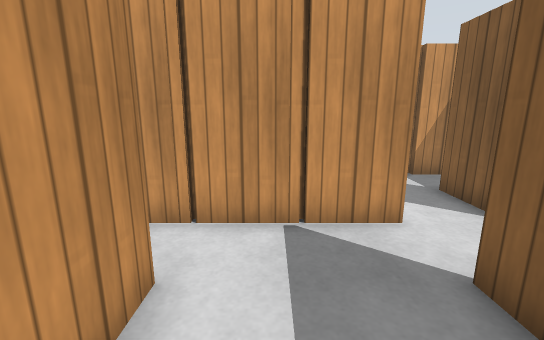
[1] (above)

24 first-person views from a walk through a robot-simulator world made for Gazebo. The camera is 1 m above the floor, tilts 12° down and sees 90° across. The floor is counted in squares, 0.5 m on a side. Each view is taken from the middle of a square. On the plan, view 1 faces up. The plan holds only what a view shows up to about 16 squares ahead; the rest is blank. Gazebo's built-in surfaces are drawn with simple patterns.

[2]
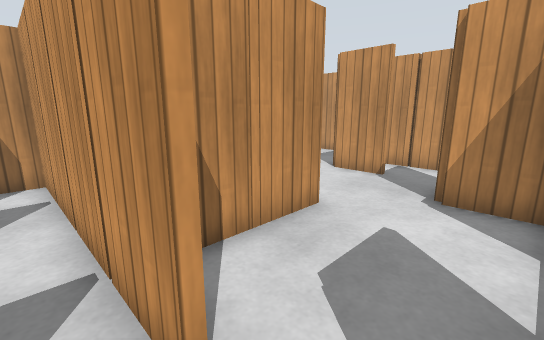

[3]
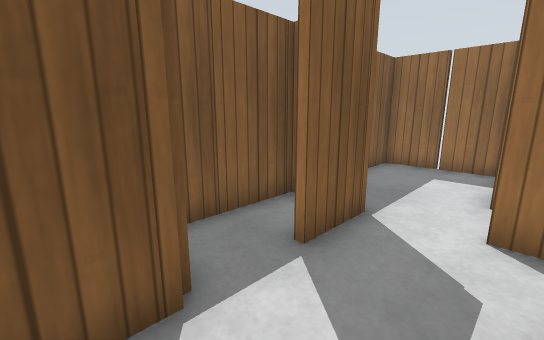

[4]
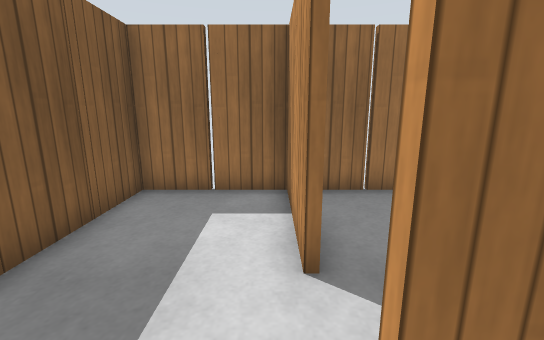

[5]
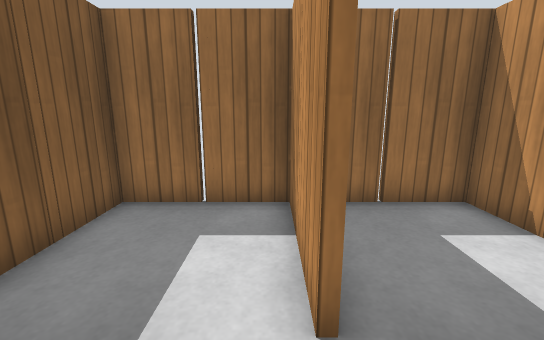

[6]
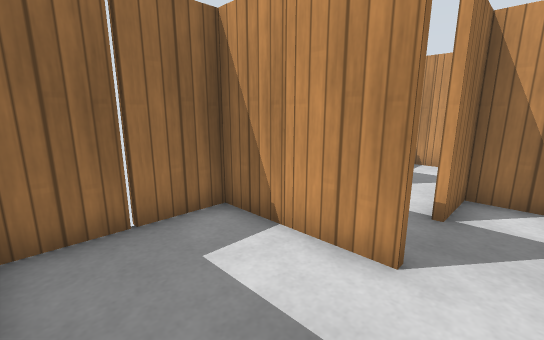

[7]
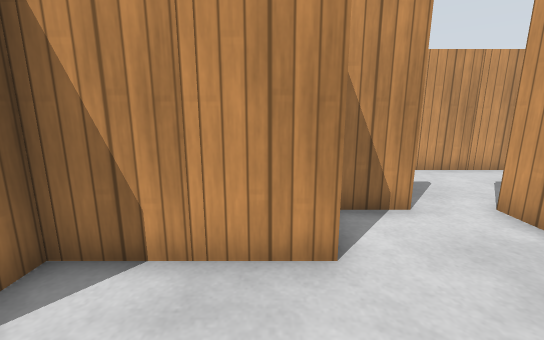

[8]
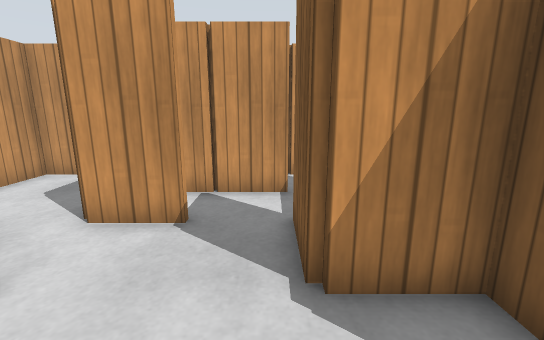

[9]
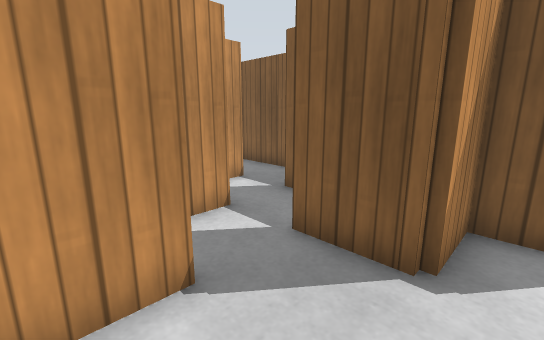

[10]
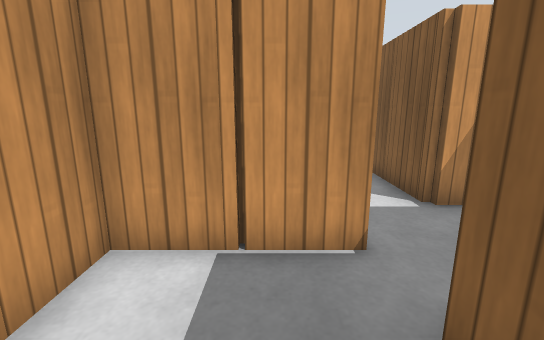

[11]
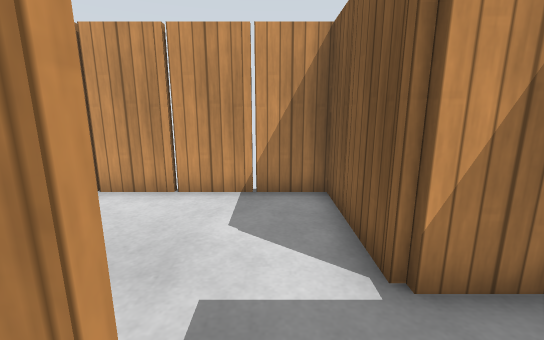

[12]
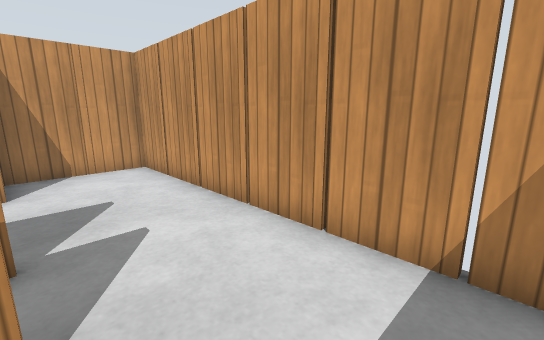

[13]
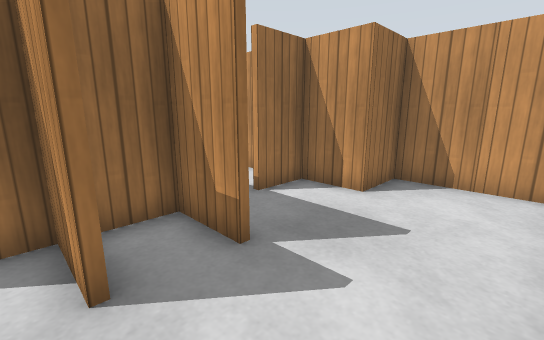

[14]
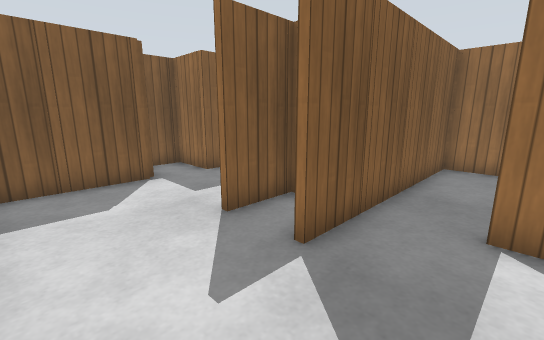

[15]
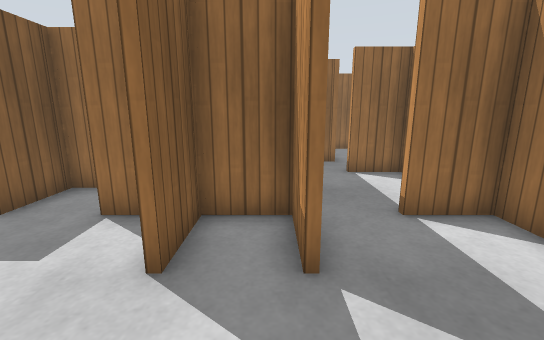

[16]
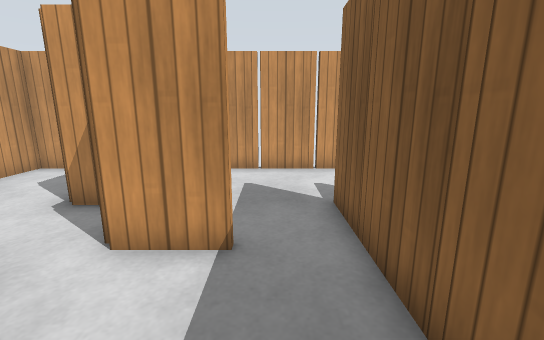

[17]
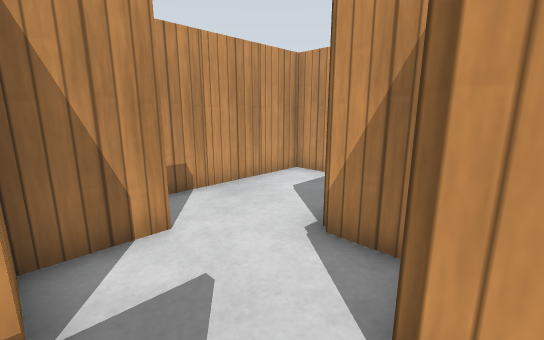

[18]
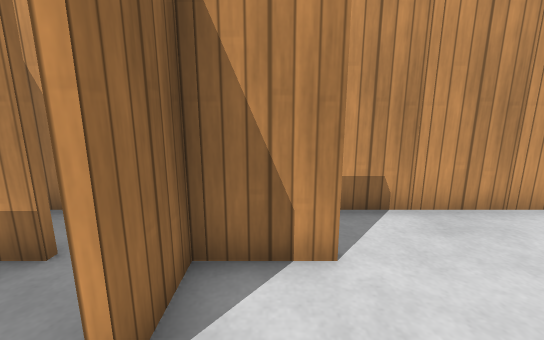

[19]
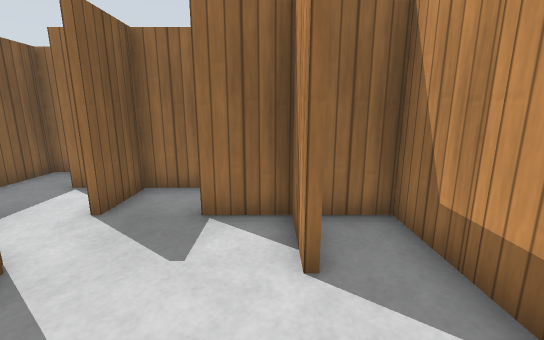

[20]
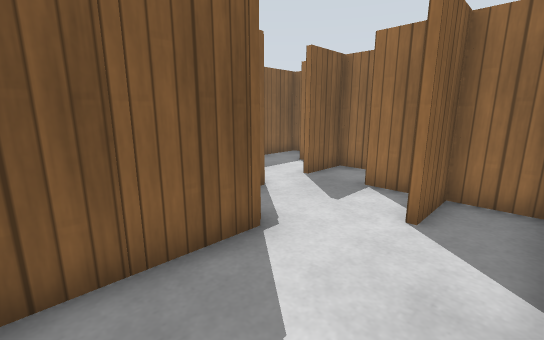

[21]
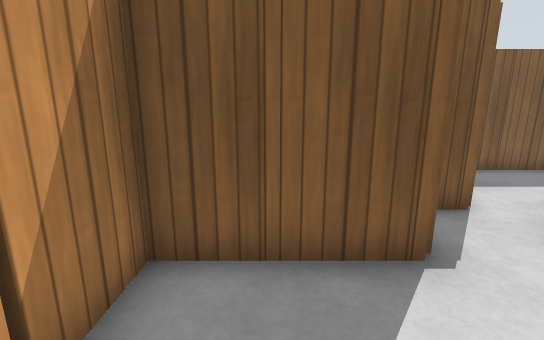

[22]
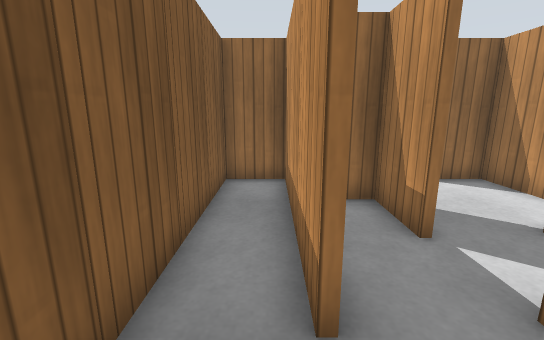

[23]
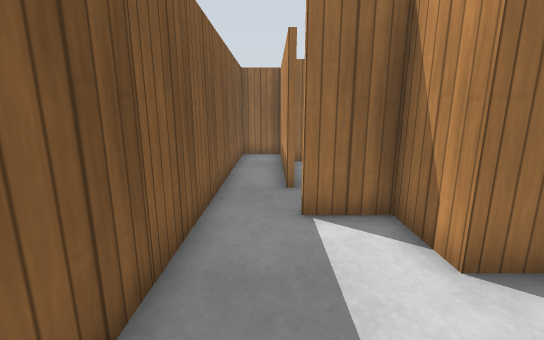

[24]
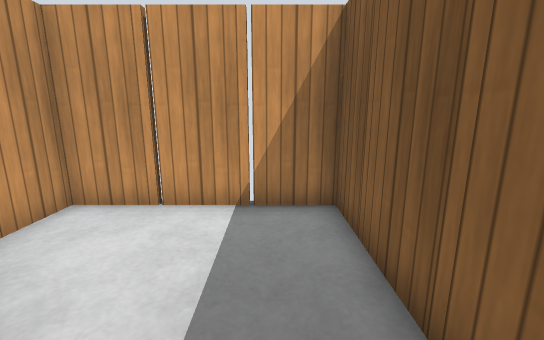

### Floor plan
Points are (right, up) in squares from view 1. A wall is a line through its corners. A room is listed if a view was taken in it or the views show most of it. See-through windows are left out.
Room 1 (views 1, 2, 3, 4, 5, 6, 7, 8, 9)
walls: (1.6, 4.9) (2.5, 4.9); (2.5, 4.7) (1.4, 4.7); (0.6, 6.6) (0.6, 5.5); (2.6, 3) (2.6, 1.5); (-1.4, 3) (-1.4, 1.4); (2.4, 2) (2.4, 3); (4.4, 5) (4.4, 7); (0.6, 9) (0.6, 7.4); (2.6, 0.6) (2.6, -0.9) (6.4, -0.9) (6.4, 2.6); (-1.4, 0.6) (-1.4, -0.9) (2.2, -0.9); (4.4, 9) (4.4, 10.7) (2.5, 10.7); (6.4, 5) (6.4, 7.9); (5.6, 8.7) (4.5, 8.7); (2.4, 11) (2.4, 13); (-5.4, 4.7) (-5.4, 2.9) (-3.5, 2.9); (-1.4, 11) (-1.4, 9.4); (0.5, 12.7) (-1.5, 12.7)
ways out: opening at (-2, 11.5) to room 2; opening at (-2.2, 0.5) to room 3; opening at (1, 13) to room 4
objects: wooden post (-4, 5); wooden post (-2, 1); wooden post (-2, 5); wooden post (-1, 5); wooden post (-1, 9); wooden post (0, -1); wooden post (0, 5); wooden post (0, 7); wooden post (1, 5); wooden post (2, 1); wooden post (2, 11); wooden post (4, -1); wooden post (4, 5); wooden post (4, 9); wooden post (7, 1); other object (7, 3); wooden post (7, 7)
Room 2 (views 10, 11, 12, 13, 14, 15, 18, 19, 20, 21)
walls: (-9.6, 17) (-9.6, 17.6); (-10.1, 18.7) (-11.5, 18.7); (-5.6, 17.5) (-5.6, 19); (-5.4, 19) (-5.4, 16.9) (-4.4, 16.9); (-11.6, 19) (-11.6, 22.8); (-4.4, 16.7) (-5.4, 16.7) (-5.4, 15.4); (-5.6, 14.5) (-5.6, 15.5); (-11.4, 20.6) (-11.4, 18.9) (-9.4, 18.9) (-9.4, 16.9) (-7.5, 16.9); (-5.4, 14.5) (-5.4, 13.4); (-3.6, 17.5) (-3.6, 19); (-3.4, 19) (-3.4, 17.5); (-9.6, 13.5) (-9.6, 15); (-13.4, 17) (-13.4, 15.4); (-12.6, 14.9) (-11.5, 14.9); (-2.4, 16.9) (-1.5, 16.9); (-11.4, 22.8) (-11.4, 21.4); (-11.1, 12.9) (-10.5, 12.9); (-5.6, 12.5) (-5.6, 13.5); (-13.6, 15.5) (-13.6, 17); (-1.5, 16.7) (-2.6, 16.7); (-13.4, 13) (-13.4, 12.2); (-15.4, 18.5) (-15.4, 17.4); (-1.6, 14.1) (-1.6, 15); (-15.4, 16.6) (-15.4, 14.9) (-14.4, 14.9); (-15.4, 20.5) (-15.4, 19.4); (0.4, 19) (0.4, 22.8); (0.4, 15.5) (0.4, 16.9) (1.5, 16.9); (0.6, 22.8) (0.6, 21.4); (2.1, 18.7) (0.5, 18.7); (2.4, 17.5) (2.4, 18.1); (2.4, 22.7) (-15.4, 22.7) (-15.4, 21.4)
ways out: opening at (-2, 11.5) to room 1; opening at (-13, 12) to room 3; opening at (-10, 15.5) to room 3; opening at (-5, 12) to room 3; opening at (1.7, 22) to room 4; opening at (-7, 17.5) to room 5
objects: wooden post (-16, 17); wooden post (-16, 19); wooden post (-16, 21); wooden post (-14, 15); wooden post (-14, 23); wooden post (-13, 15); wooden post (-12, 19); wooden post (-12, 21); wooden post (-10, 17); wooden post (-10, 23); wooden post (-8, 23); wooden post (-6, 13); wooden post (-6, 15); wooden post (-6, 23); wooden post (-4, 17); wooden post (-4, 23); wooden post (-3, 17); wooden post (-2, 13); wooden post (-2, 23); wooden post (0, 19); wooden post (0, 21); wooden post (2, 23)
Room 3 (views 16, 17)
walls: (-9.2, 6.9) (-8.5, 6.9); (-7.6, 10.9) (-6.5, 10.9); (-5.6, 11.5) (-5.6, 12.5); (-8.5, 12.9) (-7.5, 12.9); (-5.6, 13.5) (-5.6, 14.5); (-5.6, 15.5) (-5.6, 16.5); (-7.5, 16.7) (-9.5, 16.7)
ways out: opening at (-2.2, 0.5) to room 1; opening at (-13, 12) to room 2; opening at (-10, 15.5) to room 2; opening at (-5, 12) to room 2
objects: wooden post (-10, 1); wooden post (-10, 13); wooden post (-9, 13); wooden post (-6, 3); wooden post (-6, 11); wooden post (-5, 11)
Room 4 (views 22, 23, 24)
walls: (4.5, 16.7) (3.8, 16.7); (3.5, 16.9) (4.5, 16.9); (4.6, 15) (4.6, 13.5); (4.4, 14.5) (4.4, 15); (2.5, 14.7) (1.4, 14.7); (2.6, 13) (2.6, 10.9); (4.6, 12.6) (4.6, 8.9) (6.4, 8.9) (6.4, 22.7) (2.4, 22.7); (1.5, 18.9) (2.6, 18.9) (2.6, 17.5)
ways out: opening at (1, 13) to room 1; opening at (1.7, 22) to room 2
objects: wooden post (0, 15); wooden post (1, 15); other object (2, 17); wooden post (3, 17); wooden post (4, 13); wooden post (4, 23); other object (5, 11); wooden post (7, 11); wooden post (7, 13); wooden post (7, 15); wooden post (7, 17); wooden post (7, 19); wooden post (7, 21)
Room 5 (no view inside)
walls: (-5.6, 16.5) (-5.6, 17.5)
ways out: opening at (-7, 17.5) to room 2
objects: wooden post (-6, 17)

Where each view was taken, in squares from view 1:
view 1: 0 up, 0 right, facing up
view 2: 4 up, 4 right, facing up-left
view 3: 10 up, 2 right, facing down-right
view 4: 6 up, 3 right, facing down
view 5: 5 up, 3 right, facing down
view 6: 4 up, 2 right, facing down-left
view 7: 8 up, 4 right, facing left
view 8: 8 up, 2 right, facing up
view 9: 10 up, 1 left, facing up-right
view 10: 13 up, 3 left, facing up
view 11: 16 up, 1 left, facing up
view 12: 19 up, 1 left, facing up-left
view 13: 22 up, 3 left, facing down-left
view 14: 22 up, 8 left, facing down-right
view 15: 22 up, 5 left, facing down
view 16: 13 up, 7 left, facing up
view 17: 15 up, 9 left, facing up-left
view 18: 16 up, 10 left, facing left
view 19: 20 up, 13 left, facing down
view 20: 22 up, 15 left, facing down-right
view 21: 21 up, 15 left, facing right
view 22: 17 up, 5 right, facing down
view 23: 22 up, 5 right, facing down
view 24: 17 up, 5 right, facing up
